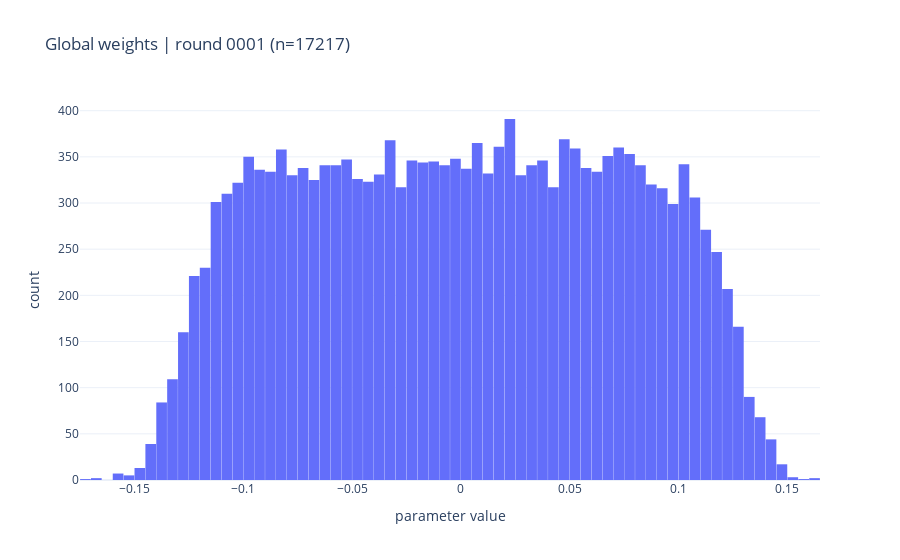

The notebook cell saved with this chart:
### Code cell
def plot_weight_hist_all(model, max_points=200_000, bins=80, title="Global model weight distribution"):
    vec = torch.cat([p.detach().cpu().float().reshape(-1) for p in model.parameters()])
    n = vec.numel()

    if n > max_points:
        idx = torch.randperm(n)[:max_points]
        v = vec[idx].numpy()
        subtitle = f"sampled {max_points}/{n}"
    else:
        v = vec.numpy()
        subtitle = f"n={n}"

    fig = go.Figure()
    fig.add_trace(go.Histogram(x=v, nbinsx=bins, name="weights"))
    fig.update_layout(
        title=f"{title} ({subtitle})",
        xaxis_title="parameter value",
        yaxis_title="count",
        template="plotly_white",
        bargap=0.02
    )
    fig.show()

plot_weight_hist_all(global_model, max_points=200_000, bins=80, title=f"Global weights | round {ROUND:04d}")

### Figure 1 — Plotly figure (JSON) as saved in the notebook; plotly's stock layout.template omitted (floating-point values rounded to 4 significant figures; data arrays with more than 128 entries replaced by an {"elided": "..."} marker saying what was removed)
{"data": [{"name": "weights", "nbinsx": 80, "type": "histogram", "x": {"elided": "17217 float values"}}], "layout": {"bargap": 0.02, "title": {"text": "Global weights | round 0001 (n=17217)"}, "xaxis": {"title": {"text": "parameter value"}}, "yaxis": {"title": {"text": "count"}}}}
